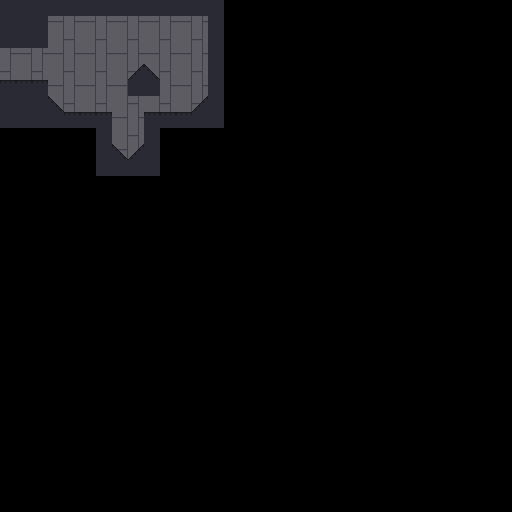

The image is a tile-based game level rendered from a .tmx file. Its description and complete source (layers, tilesets, objects, tile grids) follow:
An orthogonal 32x32 tile map with 16x16 px tiles, 2 tile layers (background, forground), 2 tilesets and 23 objects (bat, bat_a, jetpack, camera_bounds, left).

<map version="1.5" tiledversion="1.7.2" orientation="orthogonal" renderorder="right-down" width="32" height="32" tilewidth="16" tileheight="16" infinite="0" nextlayerid="12" nextobjectid="58">
 <editorsettings>
  <export target="test_room2.dat" format="dat" />
 </editorsettings>
 <properties>
  <property name="name" value="Test Room 2" />
 </properties>
 <tileset firstgid="1" source="../tilesets/tsblue.tsx" />
 <tileset firstgid="16" source="../tilesets/backgrounds.tsx" />
 <layer id="7" name="background" width="32" height="32" locked="1">
  <data encoding="csv">
16,17,16,17,16,17,16,17,16,17,16,17,16,17,0,0,0,0,0,0,0,0,0,0,0,0,0,0,0,0,0,0,
18,19,18,19,18,19,18,19,18,19,18,19,18,19,0,0,0,0,0,0,0,0,0,0,0,0,0,0,0,0,0,0,
16,17,16,17,16,17,16,17,16,17,16,17,16,17,0,0,0,0,0,0,0,0,0,0,0,0,0,0,0,0,0,0,
18,19,18,19,18,19,18,19,18,19,18,19,18,19,0,0,0,0,0,0,0,0,0,0,0,0,0,0,0,0,0,0,
16,17,16,17,16,17,16,17,16,17,16,17,16,17,0,0,0,0,0,0,0,0,0,0,0,0,0,0,0,0,0,0,
18,19,18,19,18,19,18,19,18,19,18,19,18,19,0,0,0,0,0,0,0,0,0,0,0,0,0,0,0,0,0,0,
16,17,16,17,16,17,16,17,16,17,16,17,16,17,0,0,0,0,0,0,0,0,0,0,0,0,0,0,0,0,0,0,
18,19,18,19,18,19,18,19,18,19,18,19,18,19,0,0,0,0,0,0,0,0,0,0,0,0,0,0,0,0,0,0,
0,0,0,0,0,0,16,17,16,17,0,0,0,0,0,0,0,0,0,0,0,0,0,0,0,0,0,0,0,0,0,0,
0,0,0,0,0,0,18,19,18,19,0,0,0,0,0,0,0,0,0,0,0,0,0,0,0,0,0,0,0,0,0,0,
0,0,0,0,0,0,16,17,16,17,0,0,0,0,0,0,0,0,0,0,0,0,0,0,0,0,0,0,0,0,0,0,
0,0,0,0,0,0,0,0,0,0,0,0,0,0,0,0,0,0,0,0,0,0,0,0,0,0,0,0,0,0,0,0,
0,0,0,0,0,0,0,0,0,0,0,0,0,0,0,0,0,0,0,0,0,0,0,0,0,0,0,0,0,0,0,0,
0,0,0,0,0,0,0,0,0,0,0,0,0,0,0,0,0,0,0,0,0,0,0,0,0,0,0,0,0,0,0,0,
0,0,0,0,0,0,0,0,0,0,0,0,0,0,0,0,0,0,0,0,0,0,0,0,0,0,0,0,0,0,0,0,
0,0,0,0,0,0,0,0,0,0,0,0,0,0,0,0,0,0,0,0,0,0,0,0,0,0,0,0,0,0,0,0,
0,0,0,0,0,0,0,0,0,0,0,0,0,0,0,0,0,0,0,0,0,0,0,0,0,0,0,0,0,0,0,0,
0,0,0,0,0,0,0,0,0,0,0,0,0,0,0,0,0,0,0,0,0,0,0,0,0,0,0,0,0,0,0,0,
0,0,0,0,0,0,0,0,0,0,0,0,0,0,0,0,0,0,0,0,0,0,0,0,0,0,0,0,0,0,0,0,
0,0,0,0,0,0,0,0,0,0,0,0,0,0,0,0,0,0,0,0,0,0,0,0,0,0,0,0,0,0,0,0,
0,0,0,0,0,0,0,0,0,0,0,0,0,0,0,0,0,0,0,0,0,0,0,0,0,0,0,0,0,0,0,0,
0,0,0,0,0,0,0,0,0,0,0,0,0,0,0,0,0,0,0,0,0,0,0,0,0,0,0,0,0,0,0,0,
0,0,0,0,0,0,0,0,0,0,0,0,0,0,0,0,0,0,0,0,0,0,0,0,0,0,0,0,0,0,0,0,
0,0,0,0,0,0,0,0,0,0,0,0,0,0,0,0,0,0,0,0,0,0,0,0,0,0,0,0,0,0,0,0,
0,0,0,0,0,0,0,0,0,0,0,0,0,0,0,0,0,0,0,0,0,0,0,0,0,0,0,0,0,0,0,0,
0,0,0,0,0,0,0,0,0,0,0,0,0,0,0,0,0,0,0,0,0,0,0,0,0,0,0,0,0,0,0,0,
0,0,0,0,0,0,0,0,0,0,0,0,0,0,0,0,0,0,0,0,0,0,0,0,0,0,0,0,0,0,0,0,
0,0,0,0,0,0,0,0,0,0,0,0,0,0,0,0,0,0,0,0,0,0,0,0,0,0,0,0,0,0,0,0,
0,0,0,0,0,0,0,0,0,0,0,0,0,0,0,0,0,0,0,0,0,0,0,0,0,0,0,0,0,0,0,0,
0,0,0,0,0,0,0,0,0,0,0,0,0,0,0,0,0,0,0,0,0,0,0,0,0,0,0,0,0,0,0,0,
0,0,0,0,0,0,0,0,0,0,0,0,0,0,0,0,0,0,0,0,0,0,0,0,0,0,0,0,0,0,0,0,
0,0,0,0,0,0,0,0,0,0,0,0,0,0,0,0,0,0,0,0,0,0,0,0,0,0,0,0,0,0,0,0
</data>
 </layer>
 <layer id="1" name="forground" width="32" height="32" locked="1">
  <data encoding="csv">
7,7,7,7,7,7,7,7,7,7,7,7,7,7,0,0,0,0,0,0,0,0,0,0,0,0,0,0,0,0,0,0,
7,7,7,0,0,0,0,0,0,0,0,0,0,7,0,0,0,0,0,0,0,0,0,0,0,0,0,0,0,0,0,0,
7,7,7,0,0,0,0,0,0,0,0,0,0,7,0,0,0,0,0,0,0,0,0,0,0,0,0,0,0,0,0,0,
0,0,0,0,0,0,0,0,0,0,0,0,0,7,0,0,0,0,0,0,0,0,0,0,0,0,0,0,0,0,0,0,
0,0,0,0,0,0,0,0,9,4,0,0,0,7,0,0,0,0,0,0,0,0,0,0,0,0,0,0,0,0,0,0,
2,2,2,0,0,0,0,0,7,7,0,0,0,7,0,0,0,0,0,0,0,0,0,0,0,0,0,0,0,0,0,0,
7,7,7,4,0,0,0,0,0,0,0,0,9,7,0,0,0,0,0,0,0,0,0,0,0,0,0,0,0,0,0,0,
7,7,7,7,2,2,2,0,0,2,2,2,7,7,0,0,0,0,0,0,0,0,0,0,0,0,0,0,0,0,0,0,
0,0,0,0,0,0,7,0,0,7,0,0,0,0,0,0,0,0,0,0,0,0,0,0,0,0,0,0,0,0,0,0,
0,0,0,0,0,0,7,4,9,7,0,0,0,0,0,0,0,0,0,0,0,0,0,0,0,0,0,0,0,0,0,0,
0,0,0,0,0,0,7,7,7,7,0,0,0,0,0,0,0,0,0,0,0,0,0,0,0,0,0,0,0,0,0,0,
0,0,0,0,0,0,0,0,0,0,0,0,0,0,0,0,0,0,0,0,0,0,0,0,0,0,0,0,0,0,0,0,
0,0,0,0,0,0,0,0,0,0,0,0,0,0,0,0,0,0,0,0,0,0,0,0,0,0,0,0,0,0,0,0,
0,0,0,0,0,0,0,0,0,0,0,0,0,0,0,0,0,0,0,0,0,0,0,0,0,0,0,0,0,0,0,0,
0,0,0,0,0,0,0,0,0,0,0,0,0,0,0,0,0,0,0,0,0,0,0,0,0,0,0,0,0,0,0,0,
0,0,0,0,0,0,0,0,0,0,0,0,0,0,0,0,0,0,0,0,0,0,0,0,0,0,0,0,0,0,0,0,
0,0,0,0,0,0,0,0,0,0,0,0,0,0,0,0,0,0,0,0,0,0,0,0,0,0,0,0,0,0,0,0,
0,0,0,0,0,0,0,0,0,0,0,0,0,0,0,0,0,0,0,0,0,0,0,0,0,0,0,0,0,0,0,0,
0,0,0,0,0,0,0,0,0,0,0,0,0,0,0,0,0,0,0,0,0,0,0,0,0,0,0,0,0,0,0,0,
0,0,0,0,0,0,0,0,0,0,0,0,0,0,0,0,0,0,0,0,0,0,0,0,0,0,0,0,0,0,0,0,
0,0,0,0,0,0,0,0,0,0,0,0,0,0,0,0,0,0,0,0,0,0,0,0,0,0,0,0,0,0,0,0,
0,0,0,0,0,0,0,0,0,0,0,0,0,0,0,0,0,0,0,0,0,0,0,0,0,0,0,0,0,0,0,0,
0,0,0,0,0,0,0,0,0,0,0,0,0,0,0,0,0,0,0,0,0,0,0,0,0,0,0,0,0,0,0,0,
0,0,0,0,0,0,0,0,0,0,0,0,0,0,0,0,0,0,0,0,0,0,0,0,0,0,0,0,0,0,0,0,
0,0,0,0,0,0,0,0,0,0,0,0,0,0,0,0,0,0,0,0,0,0,0,0,0,0,0,0,0,0,0,0,
0,0,0,0,0,0,0,0,0,0,0,0,0,0,0,0,0,0,0,0,0,0,0,0,0,0,0,0,0,0,0,0,
0,0,0,0,0,0,0,0,0,0,0,0,0,0,0,0,0,0,0,0,0,0,0,0,0,0,0,0,0,0,0,0,
0,0,0,0,0,0,0,0,0,0,0,0,0,0,0,0,0,0,0,0,0,0,0,0,0,0,0,0,0,0,0,0,
0,0,0,0,0,0,0,0,0,0,0,0,0,0,0,0,0,0,0,0,0,0,0,0,0,0,0,0,0,0,0,0,
0,0,0,0,0,0,0,0,0,0,0,0,0,0,0,0,0,0,0,0,0,0,0,0,0,0,0,0,0,0,0,0,
0,0,0,0,0,0,0,0,0,0,0,0,0,0,0,0,0,0,0,0,0,0,0,0,0,0,0,0,0,0,0,0,
0,0,0,0,0,0,0,0,0,0,0,0,0,0,0,0,0,0,0,0,0,0,0,0,0,0,0,0,0,0,0,0
</data>
 </layer>
 <objectgroup id="10" name="enemies" locked="1">
  <object id="55" name="bat" x="192" y="48">
   <properties>
    <property name="path" value="bat_a" />
   </properties>
   <point />
  </object>
 </objectgroup>
 <objectgroup id="11" name="enemy_paths" locked="1">
  <object id="56" name="bat_a" x="192" y="48">
   <polyline points="0,0 -48,-16 -111.667,-23 -129.333,-8 -127.333,-3" />
  </object>
 </objectgroup>
 <objectgroup id="9" name="upgrade_pickups">
  <object id="54" template="../templates/health_booster.tx" x="96" y="96">
   <properties>
    <property name="id" type="int" value="8" />
   </properties>
  </object>
  <object id="57" name="jetpack" x="176" y="96" width="16" height="16">
   <properties>
    <property name="name" value="Rocket Pack" />
    <property name="prefix" value="the" />
   </properties>
  </object>
 </objectgroup>
 <objectgroup id="6" name="meta" locked="1">
  <object id="30" name="camera_bounds" x="0" y="0" width="224" height="176.333" />
 </objectgroup>
 <objectgroup color="#00aa00" id="2" name="collisions" locked="1">
  <object id="15" x="0" y="0" width="224" height="16" />
  <object id="21" x="208" y="16" width="16" height="96" />
  <object id="26" x="0" y="16" width="48" height="32" />
  <object id="27" x="0" y="80" width="48" height="32" />
  <object id="29" x="128" y="80" width="32" height="16" />
  <object id="31" x="96" y="112" width="16" height="64" />
  <object id="32" x="112" y="160" width="32" height="16" />
  <object id="33" x="144" y="112" width="16" height="64" />
  <object id="34" x="0" y="112" width="96" height="16" />
  <object id="35" x="160" y="112" width="64" height="16" />
 </objectgroup>
 <objectgroup id="8" name="slopes" locked="1">
  <object id="41" x="144" y="144">
   <polyline points="0,0 -16,16" />
  </object>
  <object id="42" x="112" y="144">
   <polyline points="0,0 16,16" />
  </object>
  <object id="43" x="48" y="96">
   <polyline points="0,0 16,16" />
  </object>
  <object id="50" x="192" y="112">
   <polyline points="0,0 16,-16" />
  </object>
  <object id="51" x="128" y="80">
   <polyline points="0,0 16,-16" />
  </object>
  <object id="53" x="144" y="64">
   <polyline points="0,0 16,16" />
  </object>
 </objectgroup>
 <objectgroup color="#ff0000" id="3" name="transition_triggers" locked="1">
  <object id="17" template="../templates/transition_trigger.tx" x="0" y="48">
   <properties>
    <property name="change_to" value="res/maps/test_room.dat" />
    <property name="entrance" value="right" />
   </properties>
  </object>
 </objectgroup>
 <objectgroup color="#0000ff" id="4" name="entrances" locked="1">
  <object id="22" name="left" x="32" y="80">
   <point />
  </object>
 </objectgroup>
</map>
